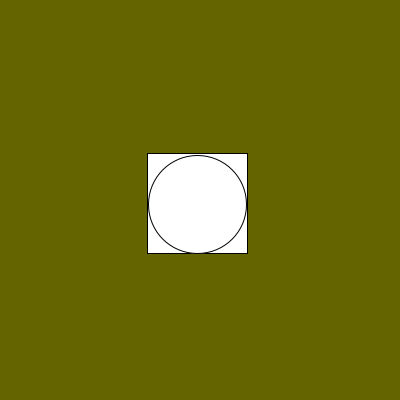
Frame 1 (no input)
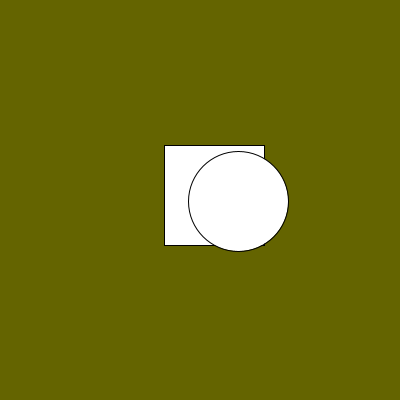
Frame 60 (the mouse pressed at the canvas centre just before this capture)
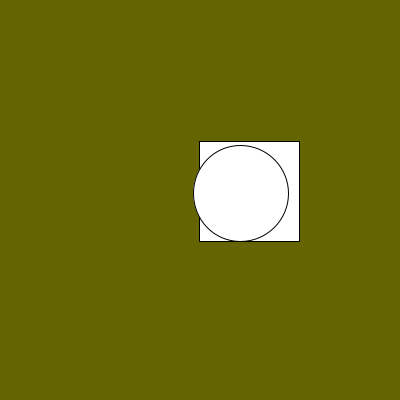
Frame 120 (the mouse held since frame 60 and released just before this capture)

The Processing sketch that drew these frames (run headless with seeded random() and noise(); from frame 60 on, the mouse is pressed at the canvas centre):

// Processing sketch: przyklad010fZmienne5constrainKwadratTezDist
// ── przyklad010fZmienne5constrainKwadratTezDist.pde
void setup()
{
  size(400, 400);
  rectMode(CENTER);
}

float srednica;
float X = 200;
float Y = 200;
float A = 200;
float Z = 200;
void draw()
{
  background(100,100,0);
  srednica = random(95,100);
  X = X + random(-5,5);
  Y = Y + random(-5,5);

  A = A + random(-5,5);
  Z = Z + random(-5,5);

  rect(A, Z,100,100);
  ellipse(X, Y, srednica, srednica);
}
